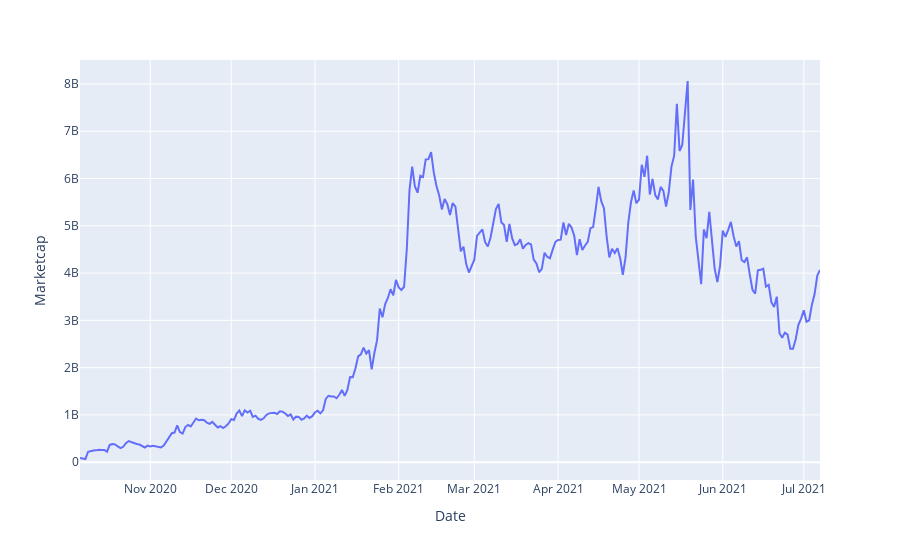

Notebook source saved alongside this figure:
### Code cell
fig = px.line(data, x='Date', y="Marketcap")
fig.show();

### Figure 1 — Plotly figure (JSON) as saved in the notebook; plotly's stock layout.template omitted (floating-point values rounded to 4 significant figures; data arrays with more than 128 entries replaced by an {"elided": "..."} marker saying what was removed)
{"data": [{"hovertemplate": "Date=%{x}<br>Marketcap=%{y}<extra></extra>", "legendgroup": "", "line": {"color": "#636efa", "dash": "solid"}, "marker": {"symbol": "circle"}, "mode": "lines", "name": "", "orientation": "v", "showlegend": false, "x": {"elided": "275 str values"}, "xaxis": "x", "y": {"elided": "275 float values"}, "yaxis": "y", "type": "scatter"}], "layout": {"xaxis": {"anchor": "y", "domain": [0, 1], "title": {"text": "Date"}}, "yaxis": {"anchor": "x", "domain": [0, 1], "title": {"text": "Marketcap"}}, "legend": {"tracegroupgap": 0}, "margin": {"t": 60}}}
